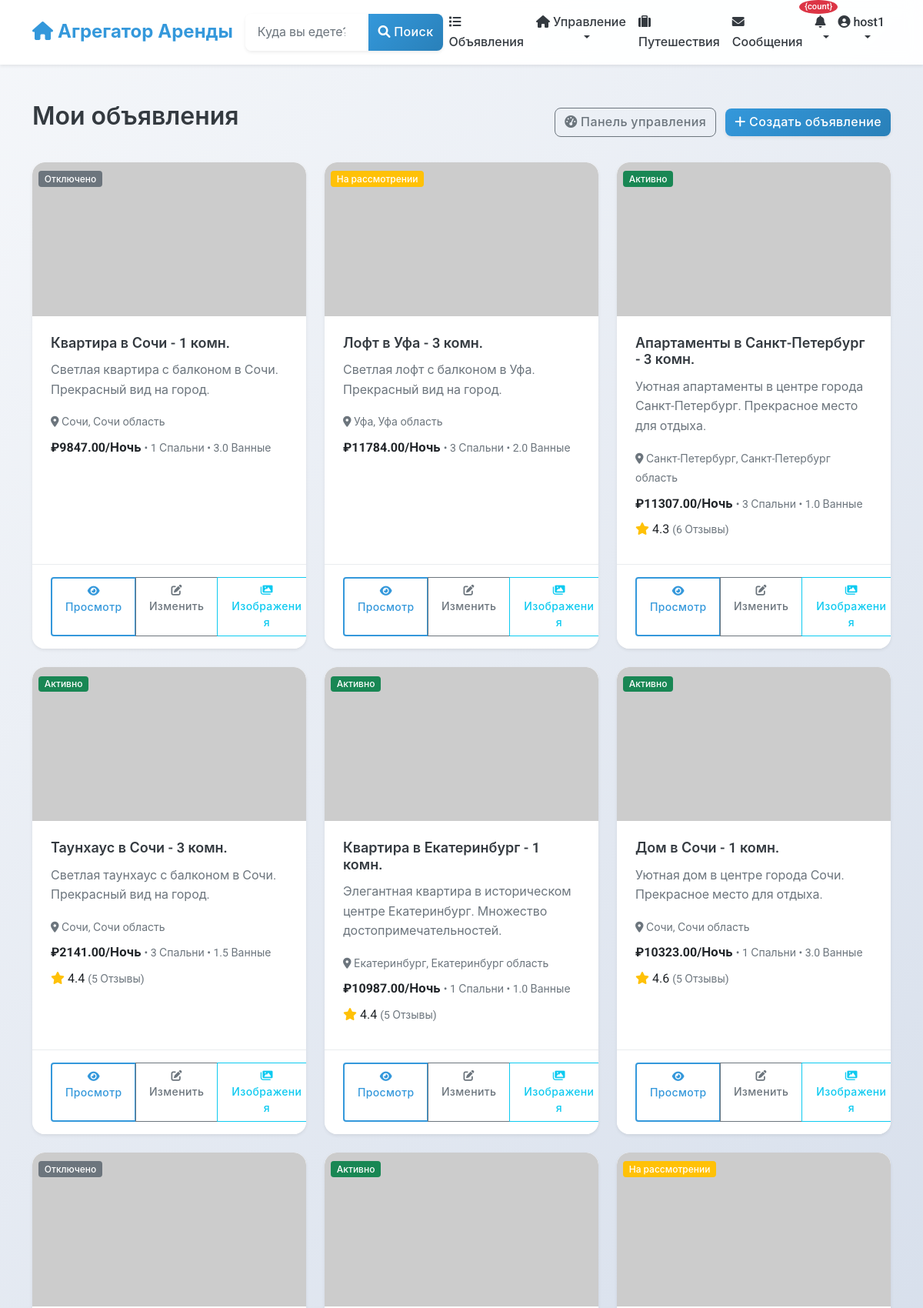
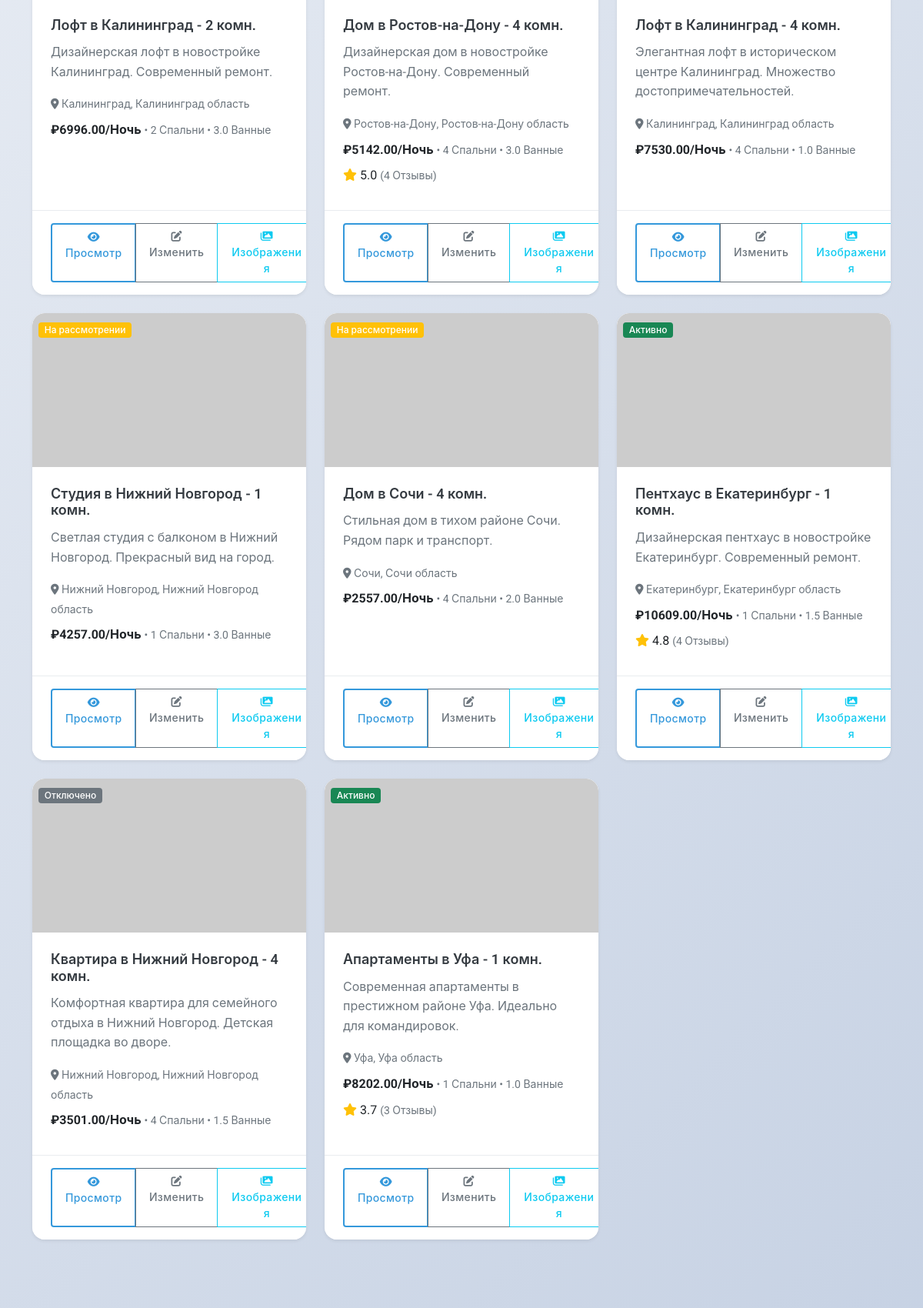
Page /listings/my-listings/ (signed in, upper part) on the committed database (2 pictures, top to bottom).
### users/models.py (models this page shows, shortened)
class User(AbstractUser):
    phone_number = models.CharField(_("Phone number"), max_length=20, blank=True)
    profile_picture = models.URLField(_("Profile picture URL"), blank=True)
    bio = models.TextField(_("Bio"), blank=True)
    is_phone_verified = models.BooleanField(_("Phone verified"), default=False)
    is_id_verified = models.BooleanField(_("ID verified"), default=False)
    is_host = models.BooleanField(_("Is host"), default=False)
    is_guest = models.BooleanField(_("Is guest"), default=True)
    ROLE_CHOICES = [
        ('user', _('Regular User')),
        ('host', _('Host')),
        ('moderator', _('Moderator')),
        ('admin', _('Administrator')),
    ]
    role = models.CharField(_("Role"), max_length=20, choices=ROLE_CHOICES, default='user')
    email_notifications = models.BooleanField(_("Email notifications"), default=True)
    sms_notifications = models.BooleanField(_("SMS notifications"), default=False)
    date_joined = models.DateTimeField(_("Date joined"), auto_now_add=True)
    last_updated = models.DateTimeField(_("Last updated"), auto_now=True)
    class Meta:
        verbose_name = _("User")
        verbose_name_plural = _("Users")

### listings/models.py (models this page shows, shortened)
class Listing(models.Model):
    title = models.CharField(_("Title"), max_length=100)
    description = models.TextField(_("Description"))
    address = models.CharField(_("Address"), max_length=255)
    city = models.CharField(_("City"), max_length=100)
    state = models.CharField(_("State/Province"), max_length=100)
    country = models.CharField(_("Country"), max_length=100)
    zip_code = models.CharField(_("ZIP/Postal Code"), max_length=20)
    latitude = models.DecimalField(_("Latitude"), max_digits=10, decimal_places=7, null=True, blank=True)
    longitude = models.DecimalField(_("Longitude"), max_digits=10, decimal_places=7, null=True, blank=True)
    price_per_night = models.DecimalField(_("Price per night"), max_digits=10, decimal_places=2)
    cleaning_fee = models.DecimalField(_("Cleaning fee"), max_digits=10, decimal_places=2, default=0)
    service_fee = models.DecimalField(_("Service fee"), max_digits=10, decimal_places=2, default=0)
    bedrooms = models.PositiveSmallIntegerField(_("Bedrooms"))
    bathrooms = models.DecimalField(_("Bathrooms"), max_digits=3, decimal_places=1)
    accommodates = models.PositiveSmallIntegerField(_("Accommodates"))
    property_type = models.CharField(_("Property type"), max_length=50)
    image_urls = models.JSONField(_("Image URLs"), default=list, null=True, blank=True)
    amenities = models.JSONField(_("Amenities"), default=list)
    house_rules = models.TextField(_("House rules"), blank=True)
    check_in_time = models.TimeField(_("Check-in time"), null=True, blank=True)
    check_out_time = models.TimeField(_("Check-out time"), null=True, blank=True)
    minimum_nights = models.PositiveSmallIntegerField(_("Minimum nights"), default=1)
    maximum_nights = models.PositiveSmallIntegerField(_("Maximum nights"), default=30)
    is_active = models.BooleanField(_("Is active"), default=True)
    is_approved = models.BooleanField(_("Is approved"), default=False)
    host = models.ForeignKey(
        settings.AUTH_USER_MODEL,
        on_delete=models.CASCADE,
        related_name='listings'
    )
    created_at = models.DateTimeField(_("Created at"), auto_now_add=True)
    updated_at = models.DateTimeField(_("Updated at"), auto_now=True)
    class Meta:
        verbose_name = _("Listing")
        verbose_name_plural = _("Listings")
        ordering = ['-created_at', '-id']
        ordering = ['-created_at']
    @property
    def main_image_url(self):
        main_image = self.images.filter(is_main=True).first()
        if main_image:
            return main_image.image.url
        first_image = self.images.first()
        if first_image:
            return first_image.image.url
        if self.image_urls and len(self.image_urls) > 0:
            return self.image_urls[0]
        return "https://via.placeholder.com/800x600.png?text=No+Image+Available"
    @property
    def average_rating(self):
        reviews = self.reviews.all()
        if not reviews:
            return None
        return sum(review.rating for review in reviews) / len(reviews)
    @property
    def total_reviews(self):
        return self.reviews.count()

class Review(models.Model):
    rating = models.PositiveSmallIntegerField(
        _("Rating"),
        validators=[MinValueValidator(1), MaxValueValidator(5)]
    )
    comment = models.TextField(_("Comment"))
    listing = models.ForeignKey(
        Listing,
        on_delete=models.CASCADE,
        related_name='reviews'
    )
    reviewer = models.ForeignKey(
        settings.AUTH_USER_MODEL,
        on_delete=models.CASCADE,
        related_name='reviews'
    )
    booking = models.OneToOneField(
        Booking,
        on_delete=models.SET_NULL,
        related_name='review',
        null=True,
        blank=True
    )
    is_approved = models.BooleanField(_("Is approved"), default=True)
    created_at = models.DateTimeField(_("Created at"), auto_now_add=True)
    updated_at = models.DateTimeField(_("Updated at"), auto_now=True)
    class Meta:
        verbose_name = _("Review")
        verbose_name_plural = _("Reviews")
        ordering = ['-created_at']
        constraints = [
            models.UniqueConstraint(
                fields=['listing', 'reviewer'],
                condition=models.Q(booking__isnull=True),
                name='unique_listing_review_no_booking'
            ),
            models.UniqueConstraint(
                fields=['listing', 'reviewer', 'booking'],
                condition=models.Q(booking__isnull=False),
                name='unique_booking_review'
            )
        ]

### listings/views.py (the view)
# urls.py: path('my-listings/', views.HostListingListView.as_view(), name='host_listings'),
class HostListingListView(LoginRequiredMixin, ListView):
    model = Listing
    template_name = 'listings/host_listings.html'
    context_object_name = 'listings'
    def get_queryset(self):
        return Listing.objects.filter(host=self.request.user)

### listings/templates/listings/host_listings.html (shortened to what this page needs)
{% extends 'base.html' %}
{% load static %}
{% block content %}
<div class="container py-4">
    <div class="row">
        <div class="col-12">
            <div class="d-flex justify-content-between align-items-center mb-4">
                <h2>Мои объявления</h2>
                <div>
                    <a href="{% url 'listings:host_dashboard' %}" class="btn btn-outline-secondary me-2">
                        <i class="fas fa-tachometer-alt"></i> Панель управления
                    </a>
                    <a href="{% url 'listings:listing_create' %}" class="btn btn-primary">
                        <i class="fas fa-plus"></i> Создать объявление
                    </a>
                </div>
            </div>
            {% if listings %}
                <div class="row row-cols-1 row-cols-md-2 row-cols-lg-3 g-4">
                    {% for listing in listings %}
                    <div class="col">
                        <div class="card h-100 shadow-sm">
                            <div class="position-relative">
                                <img src="{{ listing.main_image_url }}" class="card-img-top" alt="{{ listing.title }}" style="height: 200px; object-fit: cover;">
                                <div class="position-absolute top-0 start-0 m-2">
                                    {% if not listing.is_active %}
                                        <span class="badge bg-secondary">Отключено</span>
                                    {% elif not listing.is_approved %}
                                        <span class="badge bg-warning">На рассмотрении</span>
                                    {% else %}
                                        <span class="badge bg-success">Активно</span>
                                    {% endif %}
                                </div>
                            </div>
                            <div class="card-body">
                                <h5 class="card-title">{{ listing.title }}</h5>
                                <p class="card-text text-muted">{{ listing.description|truncatechars:100 }}</p>
                                <div class="mb-2">
                                    <small class="text-muted">
                                        <i class="fas fa-map-marker-alt"></i> {{ listing.city }}, {{ listing.state }}
                                    </small>
                                </div>
                                <div class="mb-2">
                                    <strong>₽{{ listing.price_per_night }}/Ночь</strong>
                                    <small class="text-muted">• {{ listing.bedrooms }} Спальни • {{ listing.bathrooms }} Ванные</small>
                                </div>
                                {% if listing.average_rating %}
                                <div class="mb-2">
                                    <i class="fas fa-star text-warning"></i>
                                    <span>{{ listing.average_rating|floatformat:1 }}</span>
                                    <small class="text-muted">({{ listing.total_reviews }} Отзывы)</small>
                                </div>
                                {% endif %}
                            </div>
                            <div class="card-footer bg-white">
                                <div class="d-flex justify-content-between align-items-center">
                                    <div class="btn-group" role="group">
                                        <a href="{% url 'listings:listing_detail' pk=listing.pk %}" class="btn btn-sm btn-outline-primary">
                                            <i class="fas fa-eye"></i> Просмотр
                                        </a>
                                        <a href="{% url 'listings:listing_update' pk=listing.pk %}" class="btn btn-sm btn-outline-secondary">
                                            <i class="fas fa-edit"></i> Изменить
                                        </a>
                                        <a href="{% url 'listings:listing_images' pk=listing.pk %}" class="btn btn-sm btn-outline-info">
                                            <i class="fas fa-images"></i> Изображения
                                        </a>
                                    </div>
                                </div>
                            </div>
                        </div>
                    </div>
                    {% endfor %}
                </div>
            {% endif %}
        </div>
    </div>
</div>
{% endblock %}

### templates/includes/navbar.html (shortened to what this page needs)
<nav class="navbar navbar-expand-lg navbar-light bg-white shadow-sm">
    <div class="container">
        <a class="navbar-brand" href="{% url 'home' %}">
            <i class="fas fa-home"></i> Агрегатор Аренды
        </a>
        <div class="collapse navbar-collapse" id="navbarSupportedContent">
            <form class="d-flex mx-auto my-2 my-lg-0" action="{% url 'listings:listing_list' %}" method="get">
                <div class="input-group">
                    <input class="form-control" type="search" name="location" placeholder="Куда вы едете?"
                           aria-label="Search" value="{{ request.GET.location|default:'' }}">
                    <button class="btn btn-primary" type="submit">
                        <i class="fas fa-search"></i> Поиск
                    </button>
                </div>
            </form>
            <ul class="navbar-nav ms-auto mb-2 mb-lg-0">
                <li class="nav-item">
                    <a class="nav-link {% if request.resolver_match.url_name == 'listing_list' %}active{% endif %}"
                       href="{% url 'listings:listing_list' %}">
                        <i class="fas fa-list"></i> Объявления
                    </a>
                </li>
                {% if user.is_authenticated %}
                    {% if user.is_host %}
                    <li class="nav-item dropdown">
                        <a class="nav-link dropdown-toggle" href="#" id="hostDropdown" role="button"
                           data-bs-toggle="dropdown" aria-expanded="false">
                            <i class="fas fa-home"></i> Управление
                        </a>
                    </li>
                    {% else %}
                    <li class="nav-item">
                        <a class="nav-link" href="{% url 'listings:listing_create' %}">
                            <i class="fas fa-plus"></i> Подать объявление
                        </a>
                    </li>
                    {% endif %}
                    <li class="nav-item">
                        <a class="nav-link {% if request.resolver_match.url_name == 'user_bookings' %}active{% endif %}"
                           href="{% url 'listings:user_bookings' %}">
                            <i class="fas fa-suitcase"></i> Путешествия
                        </a>
                    </li>
                    <li class="nav-item">
                        <a class="nav-link position-relative {% if 'chat' in request.path %}active{% endif %}"
                           href="{% url 'chat:conversation_list' %}">
                            <i class="fas fa-envelope"></i> Сообщения
                        </a>
                    </li>
                    <li class="nav-item dropdown">
                        <a class="nav-link dropdown-toggle position-relative" href="#" id="notificationDropdown"
                           role="button" data-bs-toggle="dropdown" aria-expanded="false"
                           onclick="loadNotifications()"
                           data-bs-auto-close="outside">
                            <i class="fas fa-bell"></i>
                            <span class="position-absolute"
                                  id="notification-badge-container"
                                  style="top: -8px; right: -8px; z-index: 1000;"
                                  hx-get="{% url 'notifications:get_unread_count' %}"
                                  hx-trigger="load, every 30s"
                                  hx-swap="innerHTML">
                                {% load notify_tags %}
                                {% notification_count as count %}
                                {% if count > 0 %}
                                <span class="badge bg-danger" id="notification-badge" style="font-size: 0.7rem; min-width: 18px; height: 18px; border-radius: 50%; display: flex; align-items: center; justify-content: center;">{count}</span>
                                {% endif %}
                            </span>
                        </a>
                    </li>
                    <li class="nav-item dropdown">
                        <a class="nav-link dropdown-toggle" href="#" id="userDropdown" role="button"
                           data-bs-toggle="dropdown" aria-expanded="false">
                            {% if user.profile_picture %}
                                <img src="{{ user.profile_picture }}" alt="{{ user.username }}" class="user-avatar sm me-1">
                            {% else %}
                                <i class="fas fa-user-circle"></i>
                            {% endif %}
                            {{ user.username }}
                        </a>
                    </li>
                {% endif %}
            </ul>
        </div>
    </div>
</nav>

### rows in the picture
User: username "host1"
Listing: is_active "Отключено", title "Квартира в Сочи - 1 комн.", description "Светлая квартира с балконом в Сочи. Прекрасный вид на город.", city "Сочи", state "Сочи область", price_per_night "9847.00", bedrooms "1", bathrooms "3.0"
Listing: is_active "На рассмотрении", title "Лофт в Уфа - 3 комн.", description "Светлая лофт с балконом в Уфа. Прекрасный вид на город.", city "Уфа", state "Уфа область", price_per_night "11784.00", bedrooms "3", bathrooms "2.0"
Listing: is_active "Активно", title "Апартаменты в Санкт-Петербург - 3 комн.", description "Уютная апартаменты в центре города Санкт-Петербург. Прекрасное место для отдыха.", city "Санкт-Петербург", state "Санкт-Петербург область", price_per_night "11307.00", bedrooms "3", bathrooms "1.0", average_rating "4.3", total_reviews "6"
Listing: is_active "Активно", title "Таунхаус в Сочи - 3 комн.", description "Светлая таунхаус с балконом в Сочи. Прекрасный вид на город.", city "Сочи", state "Сочи область", price_per_night "2141.00", bedrooms "3", bathrooms "1.5", average_rating "4.4", total_reviews "5"
Listing: is_active "Активно", title "Квартира в Екатеринбург - 1 комн.", description "Элегантная квартира в историческом центре Екатеринбург. Множество достопримечательностей.", city "Екатеринбург", state "Екатеринбург область", price_per_night "10987.00", bedrooms "1", bathrooms "1.0", average_rating "4.4", total_reviews "5"
Listing: is_active "Активно", title "Дом в Сочи - 1 комн.", description "Уютная дом в центре города Сочи. Прекрасное место для отдыха.", city "Сочи", state "Сочи область", price_per_night "10323.00", bedrooms "1", bathrooms "3.0", average_rating "4.6", total_reviews "5"
Listing: is_active "Отключено", title "Лофт в Калининград - 2 комн.", description "Дизайнерская лофт в новостройке Калининград. Современный ремонт.", city "Калининград", state "Калининград область", price_per_night "6996.00", bedrooms "2", bathrooms "3.0"
Listing: is_active "Активно", title "Дом в Ростов-на-Дону - 4 комн.", description "Дизайнерская дом в новостройке Ростов-на-Дону. Современный ремонт.", city "Ростов-на-Дону", state "Ростов-на-Дону область", price_per_night "5142.00", bedrooms "4", bathrooms "3.0", average_rating "5.0", total_reviews "4"
Listing: is_active "На рассмотрении", title "Лофт в Калининград - 4 комн.", description "Элегантная лофт в историческом центре Калининград. Множество достопримечательностей.", city "Калининград", state "Калининград область", price_per_night "7530.00", bedrooms "4", bathrooms "1.0"
Listing: is_active "На рассмотрении", title "Студия в Нижний Новгород - 1 комн.", description "Светлая студия с балконом в Нижний Новгород. Прекрасный вид на город.", city "Нижний Новгород", state "Нижний Новгород область", price_per_night "4257.00", bedrooms "1", bathrooms "3.0"
Listing: is_active "На рассмотрении", title "Дом в Сочи - 4 комн.", description "Стильная дом в тихом районе Сочи. Рядом парк и транспорт.", city "Сочи", state "Сочи область", price_per_night "2557.00", bedrooms "4", bathrooms "2.0"
Listing: is_active "Активно", title "Пентхаус в Екатеринбург - 1 комн.", description "Дизайнерская пентхаус в новостройке Екатеринбург. Современный ремонт.", city "Екатеринбург", state "Екатеринбург область", price_per_night "10609.00", bedrooms "1", bathrooms "1.5", average_rating "4.8", total_reviews "4"
Listing: is_active "Отключено", title "Квартира в Нижний Новгород - 4 комн.", description "Комфортная квартира для семейного отдыха в Нижний Новгород. Детская площадка во дворе.", city "Нижний Новгород", state "Нижний Новгород область", price_per_night "3501.00", bedrooms "4", bathrooms "1.5"
Listing: is_active "Активно", title "Апартаменты в Уфа - 1 комн.", description "Современная апартаменты в престижном районе Уфа. Идеально для командировок.", city "Уфа", state "Уфа область", price_per_night "8202.00", bedrooms "1", bathrooms "1.0", average_rating "3.7", total_reviews "3"
